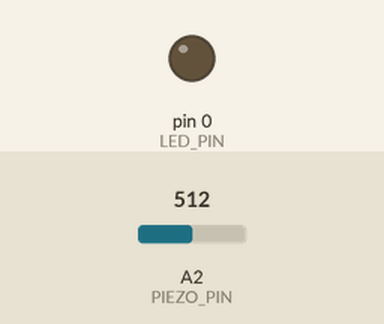
This sketch was run on a simulated Arduino Uno, built with avr-gcc and run on an emulated ATmega328P. Parts: output pins drawn as LEDs (lit = HIGH). Dashed ring = blinking. The inputs (shaded band) are chosen by the test bench; at power-on: A2 (PIEZO_PIN) = 512.

Above: at 1.2 s.
1.3 s: A2 (PIEZO_PIN) set to 603
2.8 s: A2 (PIEZO_PIN) set to 619
At 2.97 s:
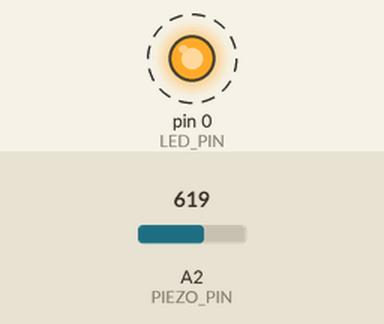
5.8 s: A2 (PIEZO_PIN) set to 366
8.8 s: A2 (PIEZO_PIN) set to 341
At 9.8 s:
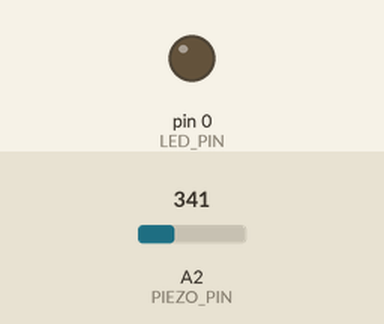
10.3 s: A2 (PIEZO_PIN) set to 511
At 10.47 s:
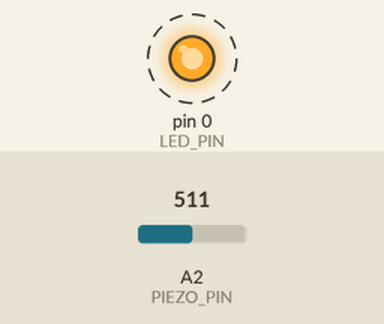
Timing chart, 0 to 14.3 s (numbered marks = the images above; inputs shaded):
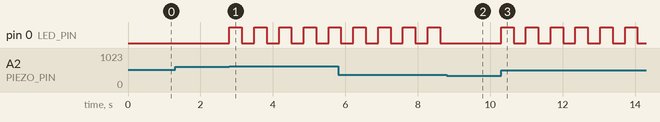

Measured:
- the behaviour switches between 611 and 612 on A2 (PIEZO_PIN) (found by bisection; images 0 and 1)
- the behaviour switches between 356 and 355 on A2 (PIEZO_PIN) (found by bisection; images 1 and 2)
- after the input at 1.3 s, every drawn part: stays the same
- after the input at 2.8 s, pin 0 (LED_PIN): alternates HIGH for 0.34 s and LOW for 0.34 s, starting at once
- after the input at 8.8 s, pin 0 (LED_PIN): stops changing and stays LOW
- after the input at 10.3 s, pin 0 (LED_PIN): alternates HIGH for 0.34 s and LOW for 0.34 s, starting at once

The sketch:

_03_wake_up_knock.ino
```cpp
#define LED_PIN 0
#define PIEZO_PIN 2

const int knockFadeTime = 350;

byte piezoValue = 0;
int ledState = LOW;
int THRESHOLD = 100;

void setup() {
  pinMode(LED_PIN, OUTPUT);
  pinMode(PIEZO_PIN, INPUT);
}

void loop() {
  analogRead(PIEZO_PIN);
  piezoValue = analogRead(PIEZO_PIN);
  if (piezoValue >= THRESHOLD) {
    ledState = !ledState;
    digitalWrite(LED_PIN, ledState);
    knockDelay();
  }
}

void knockDelay(){
  int itterations = (knockFadeTime / 20);      // Wait for the peak to dissipate before listening to next one.
  for (int i=0; i < itterations; i++){
    delay(10);
    analogRead(PIEZO_PIN);                  // This is done in an attempt to defuse the analog sensor's capacitor that will give false readings on high impedance sensors.
    delay(10);
  }
}
```
